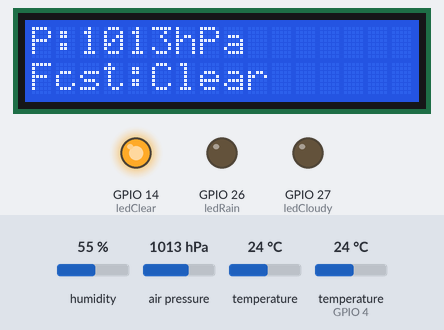
Recording of a sketch running on a simulated ESP32. On the bench: 16×2 character LCD, output pins drawn as LEDs (lit = HIGH). The test bench sets the inputs (shaded band); at power-on: air pressure 1013 hPa, humidity 55 %, temperature 24 °C, temperature (sensor on GPIO 4) 24 °C. What the sketch prints to the serial monitor is not drawn.

Above: at 1.2 s.
1.3 s: air pressure set to 1009 hPa
At 5.9 s:
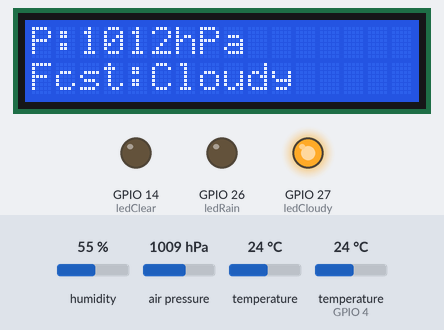
11.6 s: air pressure set to 952 hPa
At 15.9 s:
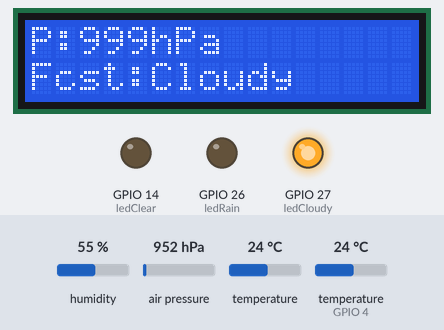
21.7 s: air pressure set to 975 hPa
At 25.9 s:
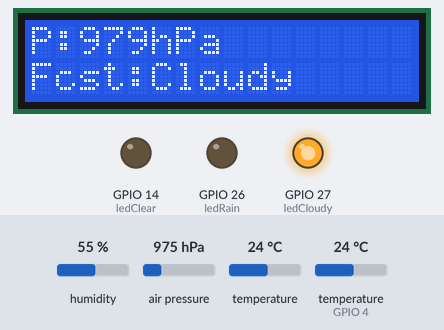
Timing chart, 0 to 41.8 s (numbered marks = the images above; inputs shaded):
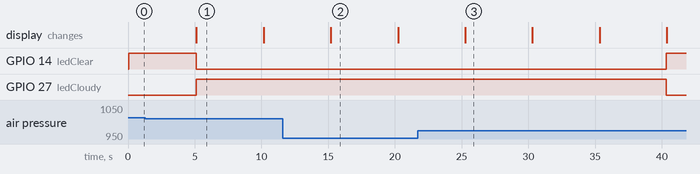

Measured:
- the behaviour switches between 1011 and 1010 hPa on air pressure (found by bisection; images 0 and 1)
- after the input at 1.3 s, GPIO 14 (ledClear): HIGH → LOW after 3.8 s; GPIO 27 (ledCloudy): LOW → HIGH after 3.8 s; the display: changes after 3.8 s (image 1)
- after the input at 11.6 s, the display: changes after 3.6 s (image 2)
- what the display in image 1 shows lasts 5.1 s, from 5.1 s to 10.2 s

The sketch:

Pressure_Trend_Weather_Predictor.ino
```cpp
#include <Wire.h>
#include <LiquidCrystal_I2C.h>
#include <Adafruit_BMP085.h>
#include <DHT.h>

LiquidCrystal_I2C lcd(0x27,16,2);
Adafruit_BMP085 bmp;

#define DHTPIN 4
#define DHTTYPE DHT22
DHT dht(DHTPIN, DHTTYPE);

// LED Pins
int ledClear= 14;
int ledCloudy= 27;
int ledRain= 26;

float pressureReadings[5];
int indexP= 0;

float previousAvgPressure= 0;
float previousTemp= 0;

void setup(){
  Serial.begin(115200);
  Wire.begin(21,22);

  lcd.init();
  lcd.backlight();

  if (!bmp.begin()){
    lcd.print("BMP180 Error!");
    while (1);
  }

  dht.begin();

  pinMode(ledClear,OUTPUT);
  pinMode(ledCloudy,OUTPUT);
  pinMode(ledRain,OUTPUT);

  // Initialize pressure history
  for (int i=0; i<5; i++){
    pressureReadings[i] = bmp.readPressure()/100.0;
  }
  previousAvgPressure= pressureReadings[0];
  previousTemp= dht.readTemperature();
}

float getAveragePressure(){
  float sum= 0;
  for (int i=0; i<5; i++) {
    sum+= pressureReadings[i];
  }
  return sum/5.0;
}

void loop(){
  float pressure= bmp.readPressure()/100.0;
  float temp= bmp.readTemperature();
  float humidity= dht.readHumidity();

  pressureReadings[indexP]= pressure;
  indexP= (indexP+1)%5;

  float avgPressure= getAveragePressure();
  float pressureChange= avgPressure-previousAvgPressure;
  float tempChange= temp-previousTemp;

  String forecast;

  if (pressureChange < -1.0 && humidity > 60 && tempChange < 0) {
    forecast= "Rain";
    digitalWrite(ledRain, HIGH);
    digitalWrite(ledCloudy, LOW);
    digitalWrite(ledClear, LOW);
  }
  else if (pressureChange < -0.5){
    forecast= "Cloudy";
    digitalWrite(ledCloudy, HIGH);
    digitalWrite(ledRain, LOW);
    digitalWrite(ledClear, LOW);
  }
  else {
    forecast= "Clear";
    digitalWrite(ledClear, HIGH);
    digitalWrite(ledCloudy, LOW);
    digitalWrite(ledRain, LOW);
  }

  lcd.clear();
  lcd.setCursor(0,0);
  lcd.print("P:");
  lcd.print(avgPressure,0);
  lcd.print("hPa");

  lcd.setCursor(0,1);
  lcd.print("Fcst:");
  lcd.print(forecast);

  Serial.print("Avg Pressure: ");
  Serial.print(avgPressure);
  Serial.print(" Change: ");
  Serial.print(pressureChange);
  Serial.print(" TempChange: ");
  Serial.println(tempChange);

  previousAvgPressure= avgPressure;
  previousTemp= temp;

  delay(5000);
}
```
